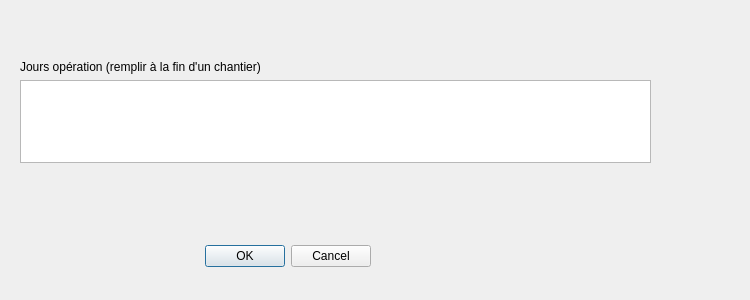
<?xml version="1.0" encoding="UTF-8"?>
<ui version="4.0">
 <class>Dialog</class>
 <widget class="QDialog" name="Dialog">
  <property name="geometry">
   <rect>
    <x>0</x>
    <y>0</y>
    <width>750</width>
    <height>300</height>
   </rect>
  </property>
  <property name="windowTitle">
   <string>Dialog</string>
  </property>
  <widget class="QDialogButtonBox" name="buttonBox">
   <property name="geometry">
    <rect>
     <x>30</x>
     <y>240</y>
     <width>341</width>
     <height>32</height>
    </rect>
   </property>
   <property name="orientation">
    <enum>Qt::Horizontal</enum>
   </property>
   <property name="standardButtons">
    <set>QDialogButtonBox::Cancel|QDialogButtonBox::Ok</set>
   </property>
  </widget>
  <widget class="QWidget" name="verticalLayoutWidget_3">
   <property name="geometry">
    <rect>
     <x>20</x>
     <y>60</y>
     <width>631</width>
     <height>103</height>
    </rect>
   </property>
   <layout class="QVBoxLayout" name="verticalLayout_3">
    <item>
     <widget class="QLabel" name="lbl_jourope">
      <property name="text">
       <string>Jours opération (remplir à la fin d'un chantier) </string>
      </property>
     </widget>
    </item>
    <item>
     <widget class="QTextEdit" name="jours_chan"/>
    </item>
   </layout>
  </widget>
 </widget>
 <resources/>
 <connections>
  <connection>
   <sender>buttonBox</sender>
   <signal>accepted()</signal>
   <receiver>Dialog</receiver>
   <slot>accept()</slot>
   <hints>
    <hint type="sourcelabel">
     <x>248</x>
     <y>254</y>
    </hint>
    <hint type="destinationlabel">
     <x>157</x>
     <y>274</y>
    </hint>
   </hints>
  </connection>
  <connection>
   <sender>buttonBox</sender>
   <signal>rejected()</signal>
   <receiver>Dialog</receiver>
   <slot>reject()</slot>
   <hints>
    <hint type="sourcelabel">
     <x>316</x>
     <y>260</y>
    </hint>
    <hint type="destinationlabel">
     <x>286</x>
     <y>274</y>
    </hint>
   </hints>
  </connection>
 </connections>
</ui>
